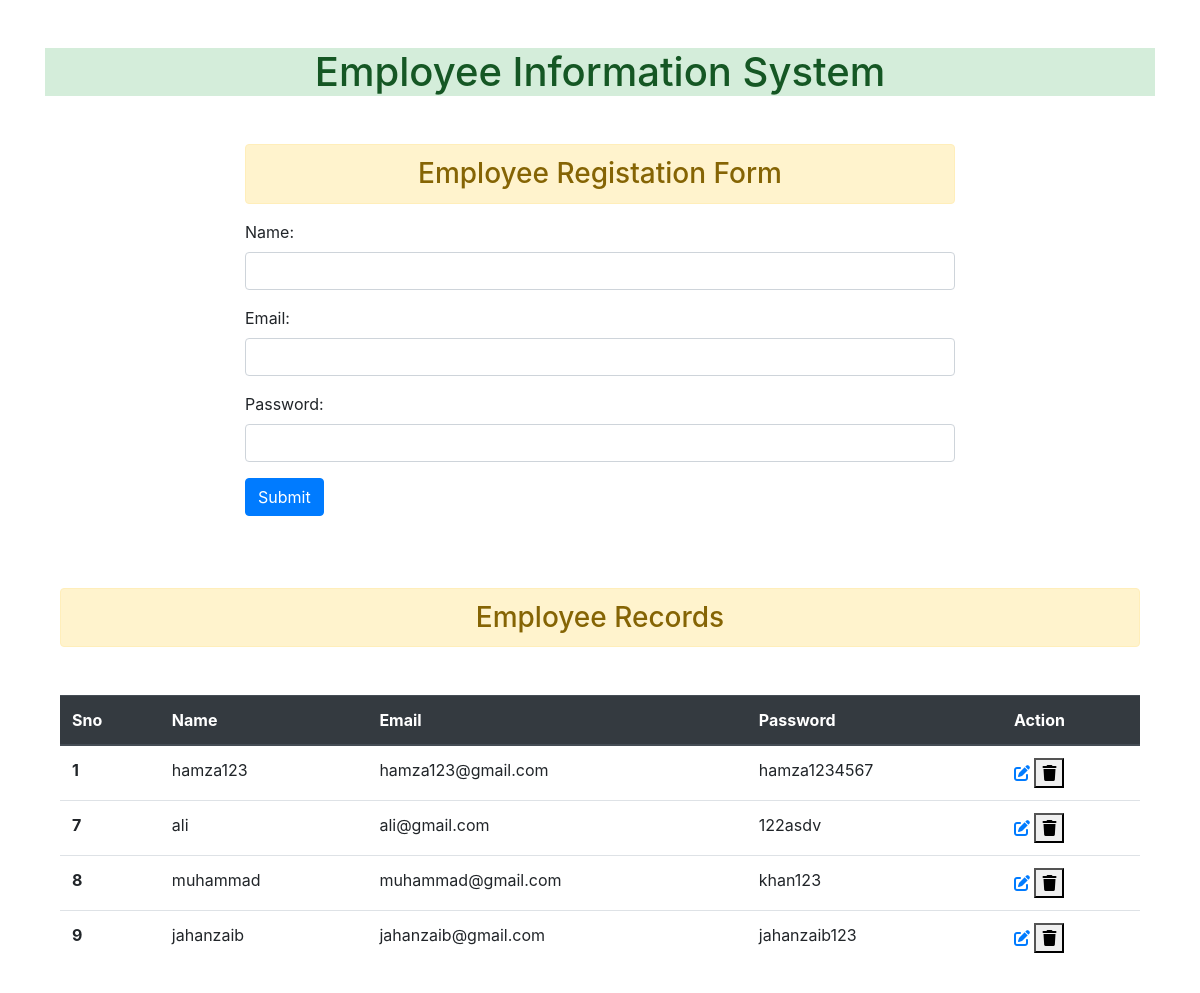
The page / on the database its author committed.
### app1/models.py (models this page shows, shortened)
class Employee(models.Model):
    name=models.CharField(max_length=25,null=True)
    email=models.EmailField(max_length=60,null=True)
    password=models.CharField(max_length=12,null=True)

### app1/views.py (the view)
# urls.py: 2. Add a URL to urlpatterns:  path('', Home.as_view(), name='home')
def Home(request):
    form=EmployeeForm()
    if request.method=='POST':
        form=EmployeeForm(request.POST)
        form.save()
        form=EmployeeForm()
    data=Employee.objects.all()
    context={
        'form':form,
        'data':data,
    }
    return render(request,'app1/index.html',context)

### app1/forms.py
class EmployeeForm(ModelForm):
    class Meta:
        model=Employee
        fields='__all__'
        widgets={
            'name':forms.TextInput(attrs={'class':'form-control'}),
            'email':forms.TextInput(attrs={'class':'form-control'}),
            'password':forms.PasswordInput(attrs={'class':'form-control'},render_value=True)
        }

### templates/app1/index.html (shortened to what this page needs)
{% extends 'app1/base.html' %}
{% block content %}
<div class="container">
    <div class="row">
        <div class="col col-8 offset-2">
                <h3 class="alert alert-warning text-center">Employee Registation Form</h3>
    <form  method="post">
        {{form.as_p}}
        <input type="submit" value="Submit" class="btn btn-primary">
    </form>
</div>
</div>
<br><br><br>
<h3 class="alert alert-warning text-center">Employee Records</h3>
<table class="table my-5">
    <thead class="thead-dark">
      <tr>
        <th scope="col">Sno</th>
        <th scope="col">Name</th>
        <th scope="col">Email</th>
        <th scope="col">Password</th>
        <th scope="col">Action</th>
      </tr>
    </thead>
    <tbody>
    {% for i in data  %}
      <tr>
        <th scope="row">{{i.id}}</th>
        <td>{{i.name}}</td>
        <td>{{i.email}}</td>
        <td>{{i.password}}</td>
        <td>
            <a href="{% url 'update' i.id %}">
            <i class="fa-solid fa-pen-to-square"></i>
        </a>
        <form action="{% url  'delete' i.id %}" method="post" class="d-inline">
            <button type="submit">
                <i class="fa-solid fa-trash "></i>
            </button>
        </form>
        </td>
      </tr>
      {% endfor %}
    </tbody>
  </table>
</div>
    {% endblock content %}

### templates/app1/base.html (shortened to what this page needs)
<!doctype html>
<html lang="en">
  <head>
    <link rel="stylesheet" href="https://cdn.jsdelivr.net/npm/bootstrap@4.3.1/dist/css/bootstrap.min.css">
  </head>
  <body>
    <div class="container">
    <h1 class="atert alert-success my-5 text-center">Employee Information System</h1>
    {% block content %}
    {% endblock content %}
</div>
  </body>
</html>

### rows shown on the page
Employee: id "1", name "hamza123", email "hamza123@gmail.com", password "hamza1234567"
Employee: id "7", name "ali", email "ali@gmail.com", password "122asdv"
Employee: id "8", name "muhammad", email "muhammad@gmail.com", password "khan123"
Employee: id "9", name "jahanzaib", email "jahanzaib@gmail.com", password "jahanzaib123"
